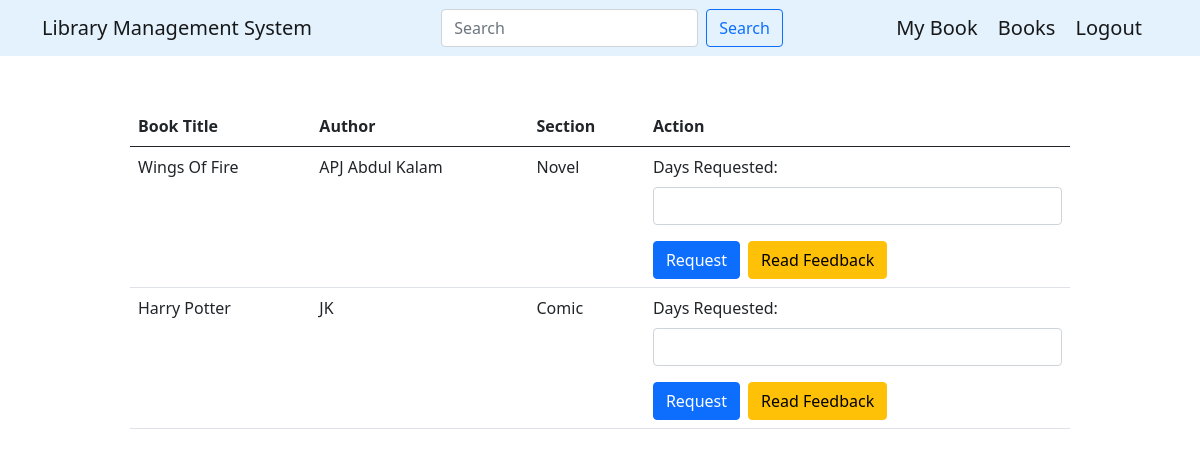
/books, run on the app's committed database.
### application/models.py (models this page shows)
class Book(db.Model):
    id = db.Column(db.Integer(), primary_key=True)
    b_title = db.Column(db.String(), nullable=False)
    author = db.Column(db.String(), nullable=False)
    content = db.Column(db.Text, nullable=False)
    date_issued = db.Column(db.Integer())
    feedback = db.relationship('Feedback', backref='book', lazy=True)
    b_section = db.Column(db.Integer, db.ForeignKey('section.id'), nullable=False)
    book_request = db.relationship('Request', back_populates='book', lazy=True)

class Section(db.Model):
    id = db.Column(db.Integer(), primary_key = True)
    sec_title = db.Column(db.String(), nullable = False)
    date = db.Column(db.String(), nullable = False)
    description = db.Column(db.Text)
    books = db.relationship('Book', backref='section', lazy=True)

### application/controller.py (the view)
@app.route("/books", methods = ['GET', 'POST'])
def book():
    if request.method == 'POST':
        search_query = request.form.get("search")
        books = Book.query.join(Section).filter((Book.b_title.ilike(f"%{search_query}%")|
                                    Book.author.ilike(f"%{search_query}%")|
                                    Section.sec_title.ilike(f"%{search_query}%"))).all()
        return render_template("books.html", books=books)
    else:
        books = Book.query.all()
        return render_template("books.html", books=books)

### templates/books.html (shortened to what this page needs)
<!doctype html>
<html lang="en">
  <head>
    <link href="https://cdn.jsdelivr.net/npm/bootstrap@5.0.2/dist/css/bootstrap.min.css" rel="stylesheet">
    <link rel="stylesheet" href="static/book.css">
  </head>
  <body>
    <nav class="navbar navbar-light" style="background-color: #e3f2fd;">
        <div class="container">
          <a class="navbar-brand">Library Management System</a>
          <form class="d-flex" method="POST" action="/books">
            <input class="form-control me-2" type="search" name = "search" placeholder="Search" aria-label="Search">
            <button class="btn btn-outline-primary" type="submit">Search</button>
          </form>
          <span>
              <a class="navbar-brand" href="/mybooks">My Book</a>
              <a class="navbar-brand" href="/books">Books</a>
              <a class="navbar-brand" href="/">Logout</a>
          </span>
        </div>
    </nav>
    <br>
    <div class = "books">
        <table class="table">
            <thead>
            <tr>
                <th scope="col">Book Title</th>
                <th scope="col">Author</th>
                <th scope="col">Section</th>
                <th scope="col">Action</th>
            </tr>
            </thead>
            <tbody>
                {% for book in books %}
                    <tr>
                        <td>{{ book.b_title }}</td>
                        <td>{{ book.author }}</td>
                        <td>{{ book.section.sec_title }}</td>
                        <td>
                          <form method="POST" action="/request_book/{{ session['user_id'] }}">
                            <div class="mb-3">
                              <label for="days_requested" class="form-label">Days Requested:</label>
                              <input type="number" class="form-control" id="days_requested" name="days_requested" required>
                            </div>
                            <div class="d-flex justify-content-between align-items-center">
                              <form method="GET" action="/feedback/{{ book.id }}">
                                <div class="d-flex justify-content-between align-items-center">
                                  <button type="submit" class="btn btn-primary me-2">Request</button>
                                  <a href="/feedback/{{ book.id }}" class="btn btn-warning">Read Feedback</a>
                                </div>
                              </form>
                            </div>
                          </form>
                        </td>
                    </tr>
                {% endfor %}
            </tbody>
        </table>
    </div>
  </body>
</html>

### static/book.css (style rules this page uses)
.books { width: 80%; margin: auto; height: 257px; padding: 10px; }

### data on the page
Book: b_title "Wings Of Fire", author "APJ Abdul Kalam", section.sec_title "Novel"
Book: b_title "Harry Potter", author "JK", section.sec_title "Comic"
